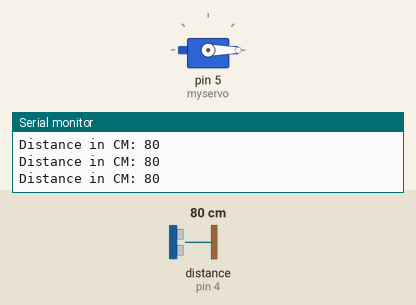
Simulated run of this sketch. Board: Arduino Uno, built with avr-gcc and run on an emulated ATmega328P. Shown: servo, the last lines printed to the serial monitor. The test bench sets the inputs (shaded band); at power-on: distance to the obstacle (sensor on pin 4) 80 cm. The echo pulse lasts 58.3 µs per cm.

Above: at 1.2 s.
1.3 s: distance to the obstacle (sensor on pin 4) set to 53 cm
4.3 s: distance to the obstacle (sensor on pin 4) set to 47 cm
At 5.3 s:
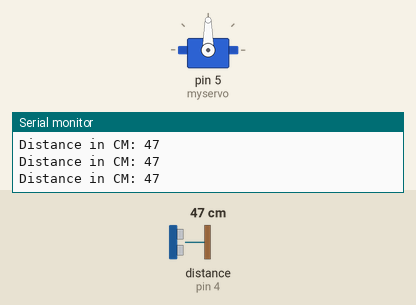
5.8 s: distance to the obstacle (sensor on pin 4) set to 250 cm
At 6.3 s:
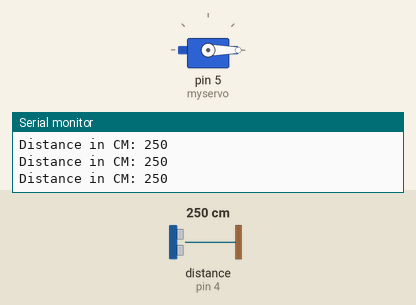
7.3 s: distance to the obstacle (sensor on pin 4) set to 2 cm
At 8.0 s:
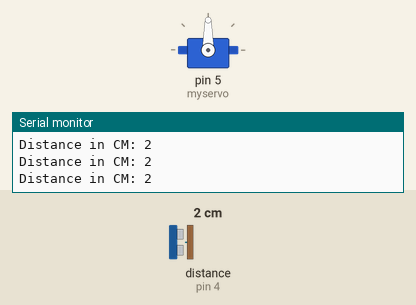
Timing chart, 0 to 9.8 s (numbered marks = the images above; inputs shaded):
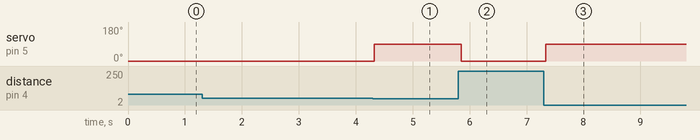

The sketch:

ServoControl_by_Distance.ino
```cpp
// (licence header left out)
#include <Ultrasonic.h>
#include <Servo.h>
/*
 * Pass as a parameter the trigger and echo pin, respectively,
 * or only the signal pin (for sensors 3 pins), like:
 * Ultrasonic ultrasonic(13);
 */

Servo myservo;

int pos= 0;


Ultrasonic ultrasonic(3, 4);
int distance;

void setup() {
  myservo.attach(5);  // attaches the servo on pin 9 to the servo object

  Serial.begin(9600);
}


void loop() {
  // Pass INC as a parameter to get the distance in inches
  distance = ultrasonic.read();

  Serial.print("Distance in CM: ");
  Serial.println(distance);
  if(distance<50){
    myservo.write(90);
    delay(300);
  }
  else{
    myservo.write(0);
  }
}
```

Measured:
- the behaviour switches between 50 and 49 cm on distance to the obstacle (sensor on pin 4) (found by bisection; images 0 and 1)
- after the input at 4.3 s, servo on pin 5 (myservo): 0° → 90° at once
- after the input at 5.8 s, servo on pin 5 (myservo): 90° → 0° after 0.06 s
- after the input at 7.3 s, servo on pin 5 (myservo): 0° → 90° at once
